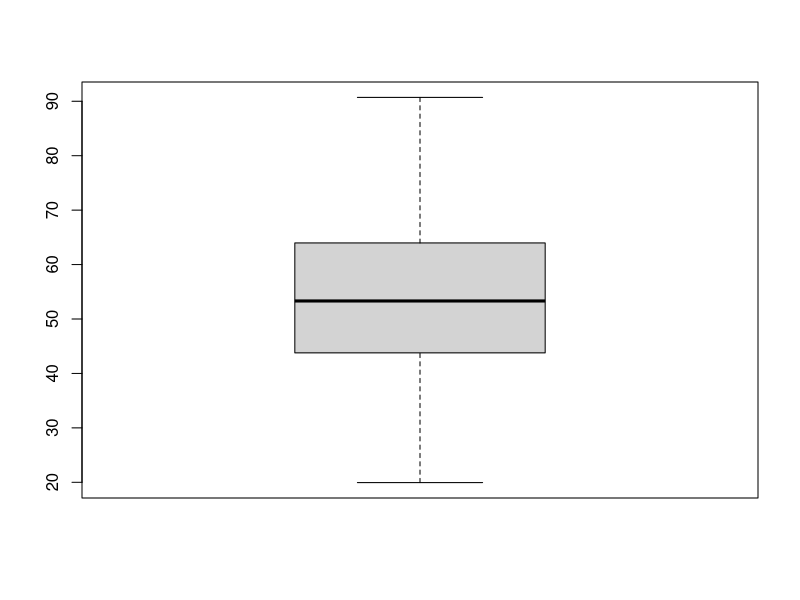
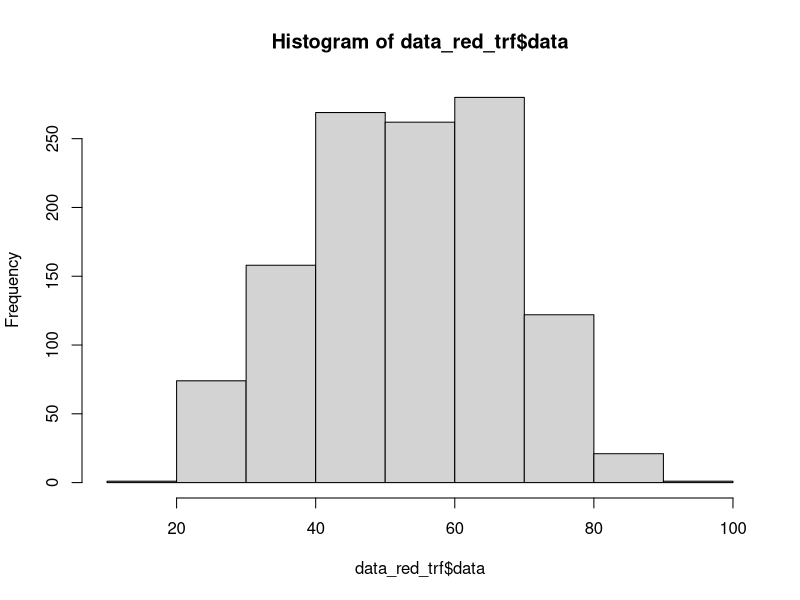
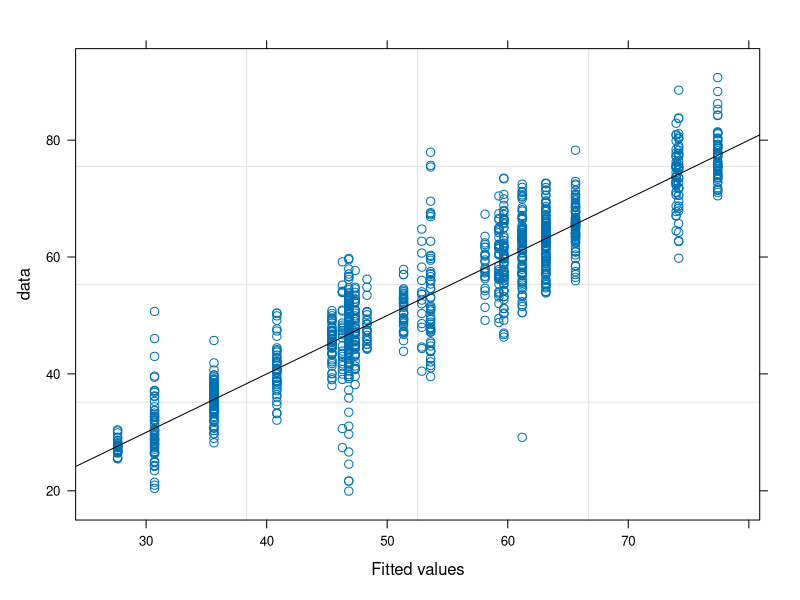
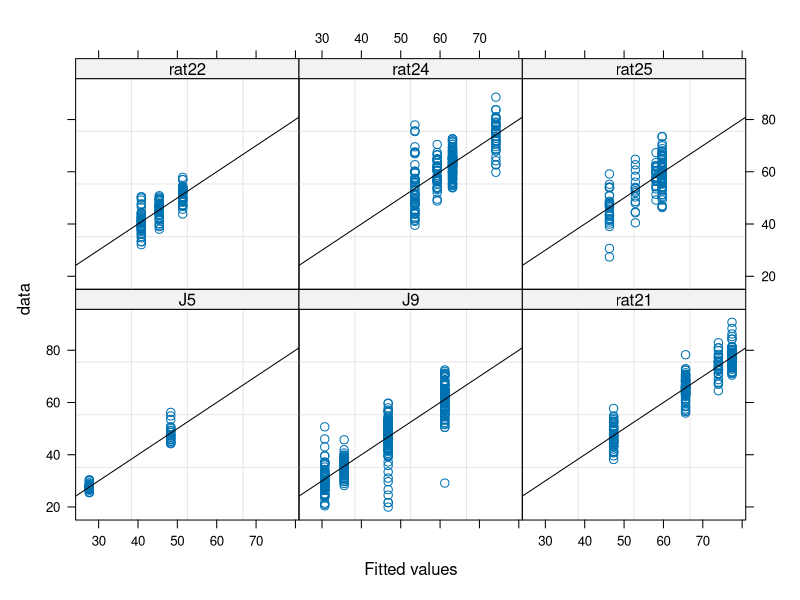
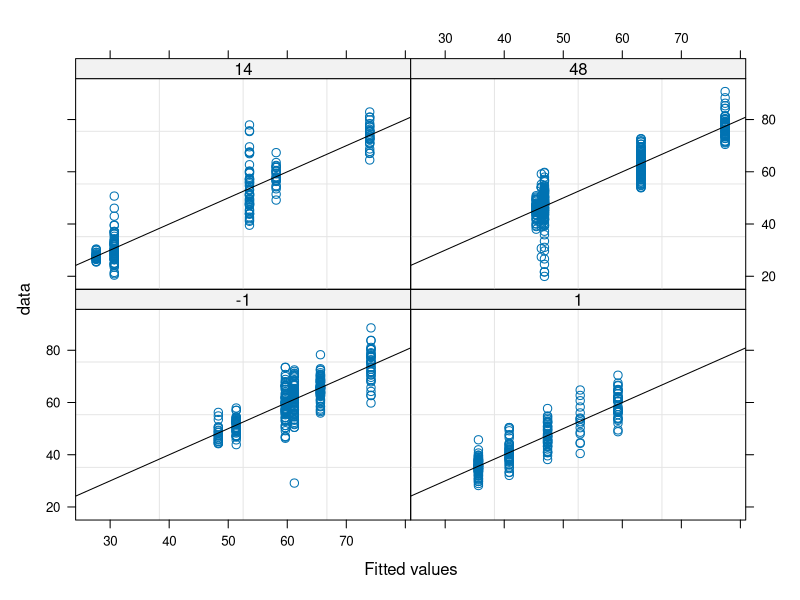
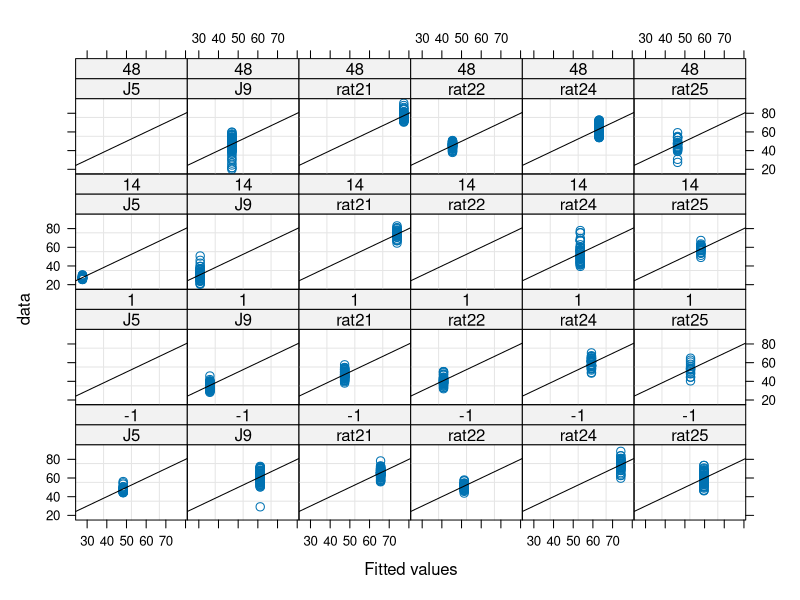
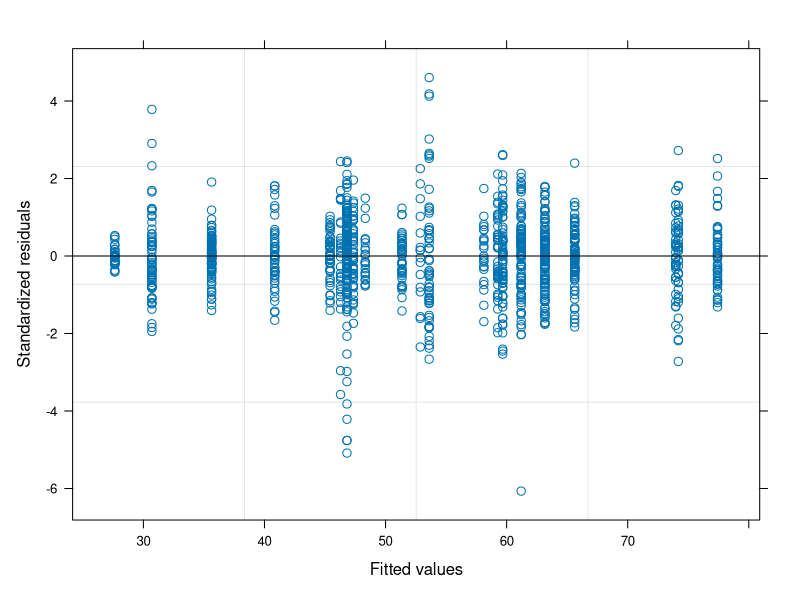
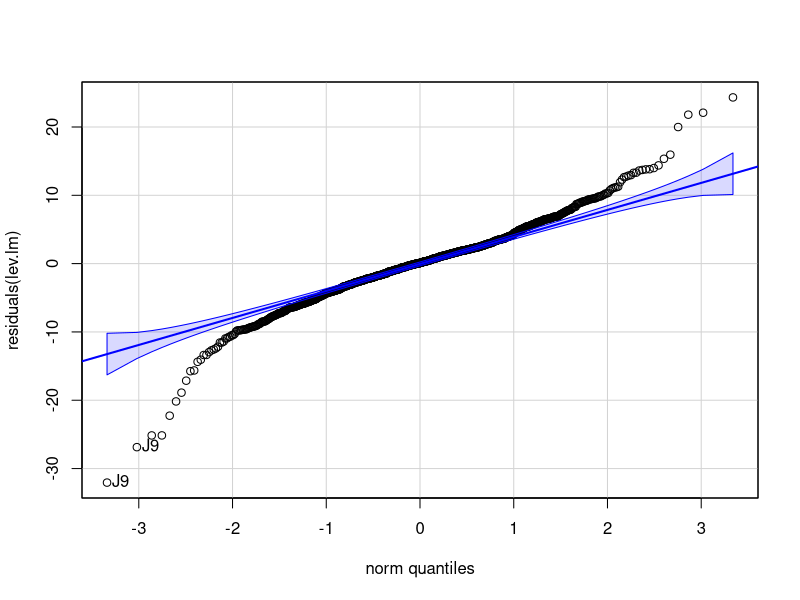

Source code (R) for these figures, in order:
require(nlme)
require(graphics)
require(car)
require(MASS)

library(multcomp)

setwd("./")

# empty environment
rm(list=ls())

# load data
data_all = read.csv("./joints_stanceMid.csv")

####################################################################################

# desired joints
desJointsName <- "knee"
desJoints     <- as.factor(desJointsName);

# desired days
desDays     <- as.factor(c("-1","1","14","48"));

# desired subjects
desRatID <- as.factor(c("rat21","rat22","rat24","rat25","J5","J9"))

# extract data
data_red <- data_all[data_all$ratID %in% desRatID & data_all$joint %in% desJoints & data_all$des_days %in% desDays,]

data_red$ratID    <- factor(data_red$ratID)
data_red$joint    <- factor(data_red$joint)

data_red$des_days <- as.factor(data_red$des_days)

# Data transformation
data_red_trf      <- data_red

boxplot(data_red_trf$data)
hist(data_red_trf$data,breaks=10)

############################### Fit model ##########################################

lCtr <- lmeControl(maxIter = 5000, niterEM = 500, msMaxIter=1000, msMaxEval=1000, msVerbose = FALSE, opt = 'optim')

# Days (and intercept) as a random variable (to account for the variability cross subjects)
lev.lm_nonNest_r  <- lme(data ~ des_days, random = ~des_days|ratID, data=data_red_trf, na.action=na.omit, method = "ML", control=lCtr)

lev.lm <- lev.lm_nonNest_r
summary(lev.lm)

############################ assumptions ############################

#### Fitted values

plot(lev.lm, data~fitted(.), abline = c(0,1)) 
plot(lev.lm, data~fitted(.)|ratID, abline = c(0,1))
plot(lev.lm, data~fitted(.)|des_days, abline = c(0,1))
plot(lev.lm, data~fitted(.)|ratID*des_days, abline = c(0,1))


#### Residuals (should have constant variance and be normally distributed)

plot(lev.lm)                       # Residuals (should have constant variance)
qqp(residuals(lev.lm),"norm")      # Residuals (should be normally distributed)

boxplot(residuals(lev.lm))

myx <- seq(min(residuals(lev.lm)), max(residuals(lev.lm)), length.out= 100)
myhist <- hist(residuals(lev.lm),breaks=20)
multiplier <- myhist$counts / myhist$density

varMean <- lev.lm$sigma * mean(fitted(lev.lm)) ^ (2*lev.lm$modelStruct$varStruct)
normal <- dnorm(x = myx, mean = 0, sd = sqrt(varMean))

normal <- dnorm(x = myx, mean = 0, sd = lev.lm$sigma)

lines(myx, normal* multiplier[1], col = "blue", lwd = 2)

shapiro.test(residuals(lev.lm))


#### Random effects (should be normally distributed)

randBase <- ranef(lev.lm)

randEff <- randBase$`(Intercept)`
qqp( randEff )                         # Random effects (should be notmally distributed)
myx <- seq(min(randEff), max(randEff), length.out= 100)
myhist <- hist(randEff)
multiplier <- myhist$counts / myhist$density
normal <- dnorm(x = myx, mean = 0, sd = as.numeric(VarCorr(lev.lm)[1,2]) )
lines(myx, normal*multiplier[1], col = "blue", lwd = 2)

shapiro.test(randEff)

randEff <- randBase$des_days1
qqp( randEff )  

randEff <- randBase$des_days14
qqp( randEff )  

randEff <- randBase$des_days48
qqp( randEff )  

#############################################################################
################################ PREDICTIONS ################################
#############################################################################

# unique values of the factors
pred <- expand.grid(joint=unique(data_red$joint),des_days=unique(data_red$des_days))

# polulation level (level=0) predictions
y=predict(lev.lm, level=0, newdata=pred)
pred$pred_val = y

pred <- pred[order(pred$joint, pred$des_days),]

############ Compute menas ############
# remove non-used columns and NaN
dat_lev.small <- data_red_trf[,c("ratID","joint","des_days","data")]
dat_lev.small <- dat_lev.small[!is.na(dat_lev.small$data),]

# mean over gait cycle and rats
data_red.mean <- aggregate(dat_lev.small$data, by = list(dat_lev.small$joint, dat_lev.small$des_days), FUN = 'mean')
colnames(data_red.mean) <- c("joint","des_days","data_mean")

data_red.mean <- data_red.mean[order(data_red.mean$joint, data_red.mean$des_days),]

pred$data_mean = data_red.mean$data_mean
pred$diff      = pred$pred_val - pred$data_mean
pred$diff_perc = pred$diff/pred$data_mean*100

# mean over gait cycles for each rat
data_red.meanSbj <- aggregate(dat_lev.small$data, by = list(dat_lev.small$ratID, dat_lev.small$joint, dat_lev.small$des_days), FUN = 'mean')
colnames(data_red.meanSbj) <- c("ratID","joint","des_days","data_mean")

# Mean of the means
data_red.meanSbjAll <- aggregate(data_red.meanSbj$data_mean, by = list(data_red.meanSbj$joint, data_red.meanSbj$des_days), FUN = 'mean')
colnames(data_red.meanSbjAll) <- c("joint","des_days","data_mean")

pred$data_mean2 = data_red.meanSbjAll$data_mean

pred$diff2      = pred$pred_val - pred$data_mean2
pred$diff_perc2 = pred$diff2/pred$data_mean2*100


###############################################################################
############################# PREDICTIONS SUBJECTS ############################
###############################################################################

# unique values of the factors
pred.sbj <- expand.grid(ratID=unique(data_red$ratID), joint=unique(data_red$joint), des_days=unique(data_red$des_days))

# polulation level (level=0) predictions
y=predict(lev.lm, level=1, newdata=pred.sbj)
pred.sbj$pred_val = y

pred.sbj <- pred.sbj[order(pred.sbj$ratID, pred.sbj$joint, pred.sbj$des_days),]

############ Compute menas ############
# remove non-used columns and NaN
dat_lev.small <- data_red_trf[,c("ratID","joint","des_days","data")]
dat_lev.small <- dat_lev.small[!is.na(dat_lev.small$data),]

# mean over gait cycles
data_red.mean <- aggregate(dat_lev.small$data, by = list(dat_lev.small$ratID, dat_lev.small$joint, dat_lev.small$des_days), FUN = 'mean')
colnames(data_red.mean) <- c("ratID","joint","des_days","data_mean")

data_red.mean <- data_red.mean[order(data_red.mean$ratID, data_red.mean$joint, data_red.mean$des_days),]

pred.sbj$data_mean <- NA
for(i in 1:dim(pred.sbj)[1]){
  for(j in 1:dim(data_red.mean)[1]){
    if( all(pred.sbj[i,1:3]==data_red.mean[j,1:3]) ){
      pred.sbj[i,]$data_mean<-data_red.mean[j,]$data_mean
    }
  }
}
pred.sbj$data_mean <- as.numeric(pred.sbj$data_mean)

pred.sbj$diff      = pred.sbj$pred_val - pred.sbj$data_mean
pred.sbj$diff_perc = pred.sbj$diff/pred.sbj$data_mean*100


############################ Post-hoc (time as factor) ############################

ph_conditional <- c("des_days1  = 0",
                    "des_days14 = 0",
                    "des_days48 = 0");

lev.ph <- glht(lev.lm, linfct = ph_conditional);
summary(lev.ph, test=adjusted("bonferroni"))
